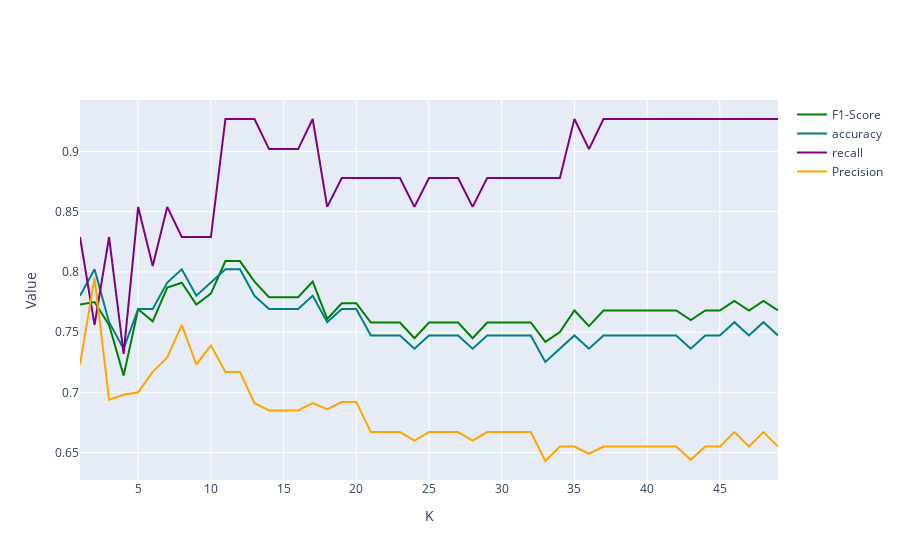

The code cell stored with this chart in its notebook:
### Markdown cell above
# Create a kNN Classification model:

### Code cell
# kNN
# Train a classifier for different values of k
results = []
for k in range(1,50):
    knn = KNeighborsClassifier(n_neighbors=k).fit(X_train, y_train)
    y_pred_class = knn.predict(X_test)
    confusion = metrics.confusion_matrix(y_test,y_pred_class)
    results.append({'k':k,
                    'accuracy':metrics.accuracy_score(y_test,knn.predict(X_test)),
                    'fnr':(confusion[1,0] / (confusion[1,0] + confusion[1,1])).round(3),
                    'f1_value':metrics.f1_score(y_test, y_pred_class).round(3),
                    'recall_value': metrics.recall_score(y_test, y_pred_class).round(3),
                    'precision_score': metrics.precision_score(y_test, y_pred_class).round(3)
                   })

# Convert results to Pandas dataframe
results = pd.DataFrame(results)

# Create Plot to observe different performance at different k
fig = go.Figure()

# Add traces
fig.add_trace(go.Scatter(x=list(range(1,50)), 
                         y=results['f1_value'],
                         mode='lines',
                         name='F1-Score',
                         marker=dict(size=8,
                                     color='green',
                                     line=dict(width=1,
                                               color='blue'))))
fig.add_trace(go.Scatter(x=list(range(1,50)), 
                         y=results['accuracy'],
                         mode='lines',
                         name='accuracy',
                         marker=dict(size=8,
                                     color='teal',
                                     line=dict(width=1,
                                               color='blue'))))

fig.add_trace(go.Scatter(x=list(range(1,50)), 
                         y=results['recall_value'],
                         mode='lines',
                         name='recall',
                         marker=dict(size=8,
                                     color='purple',
                                     line=dict(width=1,
                                               color='blue'))))

fig.add_trace(go.Scatter(x=list(range(1,50)), 
                         y=results['precision_score'],
                         mode='lines',
                         name='Precision',
                         marker=dict(size=8,
                                     color='orange',
                                     line=dict(width=1,
                                               color='blue'))))

# Edit the layout
fig.update_layout(
                   xaxis_title='K',
                   yaxis_title='Value')


fig.show()

### Figure 1 — Plotly figure (JSON) as saved in the notebook; plotly's stock layout.template omitted (floating-point values rounded to 4 significant figures)
{"data": [{"marker": {"color": "green", "line": {"color": "blue", "width": 1}, "size": 8}, "mode": "lines", "name": "F1-Score", "type": "scatter", "x": [1, 2, 3, 4, 5, 6, 7, 8, 9, 10, 11, 12, 13, 14, 15, 16, 17, 18, 19, 20, 21, 22, 23, 24, 25, 26, 27, 28, 29, 30, 31, 32, 33, 34, 35, 36, 37, 38, 39, 40, 41, 42, 43, 44, 45, 46, 47, 48, 49], "y": [0.773, 0.775, 0.756, 0.714, 0.769, 0.759, 0.787, 0.791, 0.773, 0.782, 0.809, 0.809, 0.792, 0.779, 0.779, 0.779, 0.792, 0.761, 0.774, 0.774, 0.758, 0.758, 0.758, 0.745, 0.758, 0.758, 0.758, 0.745, 0.758, 0.758, 0.758, 0.758, 0.742, 0.75, 0.768, 0.755, 0.768, 0.768, 0.768, 0.768, 0.768, 0.768, 0.76, 0.768, 0.768, 0.776, 0.768, 0.776, 0.768]}, {"marker": {"color": "teal", "line": {"color": "blue", "width": 1}, "size": 8}, "mode": "lines", "name": "accuracy", "type": "scatter", "x": [1, 2, 3, 4, 5, 6, 7, 8, 9, 10, 11, 12, 13, 14, 15, 16, 17, 18, 19, 20, 21, 22, 23, 24, 25, 26, 27, 28, 29, 30, 31, 32, 33, 34, 35, 36, 37, 38, 39, 40, 41, 42, 43, 44, 45, 46, 47, 48, 49], "y": [0.7802, 0.8022, 0.7582, 0.7363, 0.7692, 0.7692, 0.7912, 0.8022, 0.7802, 0.7912, 0.8022, 0.8022, 0.7802, 0.7692, 0.7692, 0.7692, 0.7802, 0.7582, 0.7692, 0.7692, 0.7473, 0.7473, 0.7473, 0.7363, 0.7473, 0.7473, 0.7473, 0.7363, 0.7473, 0.7473, 0.7473, 0.7473, 0.7253, 0.7363, 0.7473, 0.7363, 0.7473, 0.7473, 0.7473, 0.7473, 0.7473, 0.7473, 0.7363, 0.7473, 0.7473, 0.7582, 0.7473, 0.7582, 0.7473]}, {"marker": {"color": "purple", "line": {"color": "blue", "width": 1}, "size": 8}, "mode": "lines", "name": "recall", "type": "scatter", "x": [1, 2, 3, 4, 5, 6, 7, 8, 9, 10, 11, 12, 13, 14, 15, 16, 17, 18, 19, 20, 21, 22, 23, 24, 25, 26, 27, 28, 29, 30, 31, 32, 33, 34, 35, 36, 37, 38, 39, 40, 41, 42, 43, 44, 45, 46, 47, 48, 49], "y": [0.829, 0.756, 0.829, 0.732, 0.854, 0.805, 0.854, 0.829, 0.829, 0.829, 0.927, 0.927, 0.927, 0.902, 0.902, 0.902, 0.927, 0.854, 0.878, 0.878, 0.878, 0.878, 0.878, 0.854, 0.878, 0.878, 0.878, 0.854, 0.878, 0.878, 0.878, 0.878, 0.878, 0.878, 0.927, 0.902, 0.927, 0.927, 0.927, 0.927, 0.927, 0.927, 0.927, 0.927, 0.927, 0.927, 0.927, 0.927, 0.927]}, {"marker": {"color": "orange", "line": {"color": "blue", "width": 1}, "size": 8}, "mode": "lines", "name": "Precision", "type": "scatter", "x": [1, 2, 3, 4, 5, 6, 7, 8, 9, 10, 11, 12, 13, 14, 15, 16, 17, 18, 19, 20, 21, 22, 23, 24, 25, 26, 27, 28, 29, 30, 31, 32, 33, 34, 35, 36, 37, 38, 39, 40, 41, 42, 43, 44, 45, 46, 47, 48, 49], "y": [0.723, 0.795, 0.694, 0.698, 0.7, 0.717, 0.729, 0.756, 0.723, 0.739, 0.717, 0.717, 0.691, 0.685, 0.685, 0.685, 0.691, 0.686, 0.692, 0.692, 0.667, 0.667, 0.667, 0.66, 0.667, 0.667, 0.667, 0.66, 0.667, 0.667, 0.667, 0.667, 0.643, 0.655, 0.655, 0.649, 0.655, 0.655, 0.655, 0.655, 0.655, 0.655, 0.644, 0.655, 0.655, 0.667, 0.655, 0.667, 0.655]}], "layout": {"xaxis": {"title": {"text": "K"}}, "yaxis": {"title": {"text": "Value"}}}}
